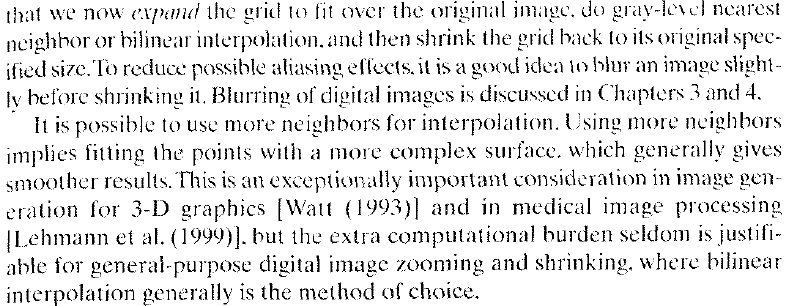
%> input picture PictureKeyWordsSampleCode/I.jpg, 789 x 306 px
$ octave Correlation.m   (GNU Octave 9; MATLAB toolbox functions it lacks are replaced by stand-ins)
%> lines starting %> are read from the running program, lines starting %| are printed output that depends on the picture; in (x1, y1, x2, y2) boxes, pixels count from 0 and x2, y2 are one past the last pixel; in counts of white or black regions, pixels touching at a corner belong together; the program's own positions count from 1
% Figure 1 shows I with overlaid bounding boxes for instances of T
% Figure 2 shows the result after antialiasing
close all;
clear all;
I = imread('I.jpg');
%> I is the input picture: size 306x789x3 uint8; min 0, max 255, mean 228.1
I = double(rgb2gray(I));
%> I: size 306x789 double
T = imread('T.jpg');
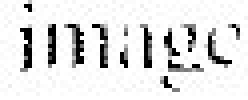
%> input picture PictureKeyWordsSampleCode/T.jpg, 62 x 25 px (shown 4 times larger)
%> T is the input picture: size 25x62x3 uint8; min 0, max 255, mean 226
T = double(rgb2gray(T));
%> T: size 25x62 double
C = normxcorr2(T,I);
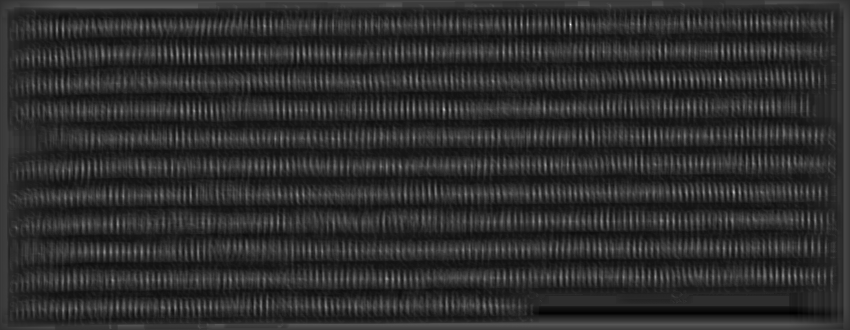
%> C: size 330x850 double; min -0.22, max 0.998, mean -0.000555; drawn with min black and max white
Points = C >=0.45; % 0.4 to 0.5
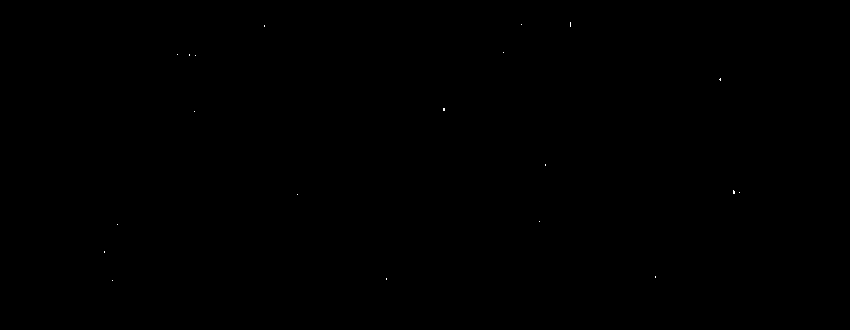
%> Points: size 330x850 logical; 0.02% white in thin lines or dots, all inside (x1, y1, x2, y2) = (104, 22, 740, 281)
[y,x] = find(Points);
%> y = 44 values from 23 to 281; x = 44 values from 105 to 740

figure(1),imagesc(I),colormap(gray);
for i=1:length(x)
    rectangle('Position', [x(i)-size(T,2),y(i)-size(T,1),size(T,2),size(T,1)], 'EdgeColor', 'red' );
end
%> this loop made 44 passes
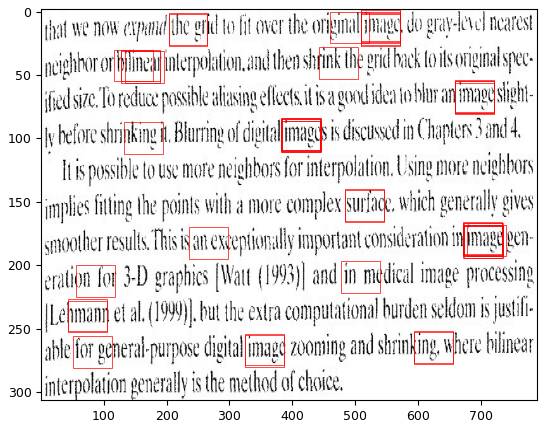
%> figure redrawn from the program's plot data

FI = fft2(I);
FT = fft2(T);

filt = fspecial('gaussian', [9 9], 2);
filtI = fft2(filt, size(I,1),size(I,2));
filtT = fft2(filt, size(T,1),size(T,2));

antiI = real(ifft2(FI.*filtI));
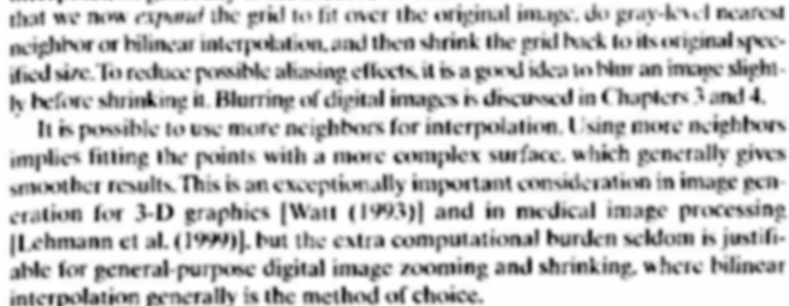
%> antiI: size 306x789 double; min 105.7, max 255, mean 228.1; drawn with min black and max white
antiT = real(ifft2(FT.*filtT));

Co = normxcorr2(antiT,antiI);
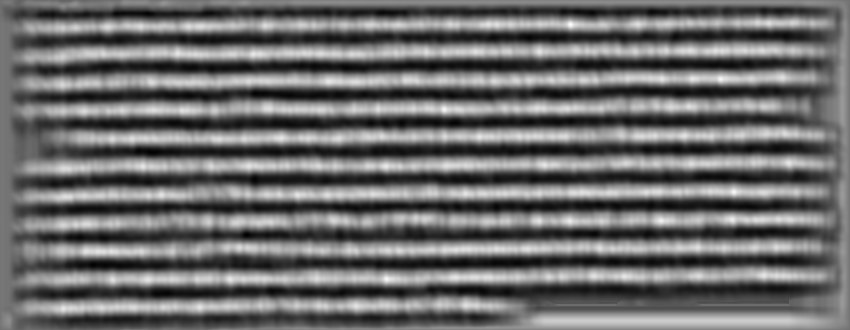
%> Co: size 330x850 double; min -0.733, max 0.985, mean -0.00721; drawn with min black and max white
Points = Co >= 0.86;
%> Points: size 330x850 logical; 0.02% white in thin lines or dots, all inside (x1, y1, x2, y2) = (385, 23, 736, 281)
[y,x] = find(Points);
%> y = 46 values from 24 to 281; x = 46 values from 386 to 736

figure(2),imagesc(I),colormap(gray);
for i=1:length(x)
    rectangle('Position', [x(i)-size(T,2),y(i)-size(T,1),size(T,2),size(T,1)], 'EdgeColor', 'green' );
end
%> this loop made 46 passes
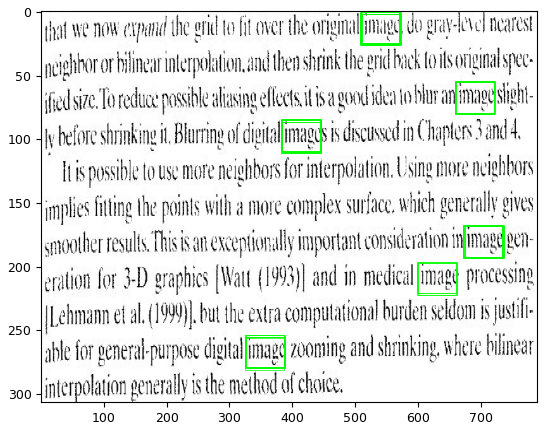
%> figure redrawn from the program's plot data
